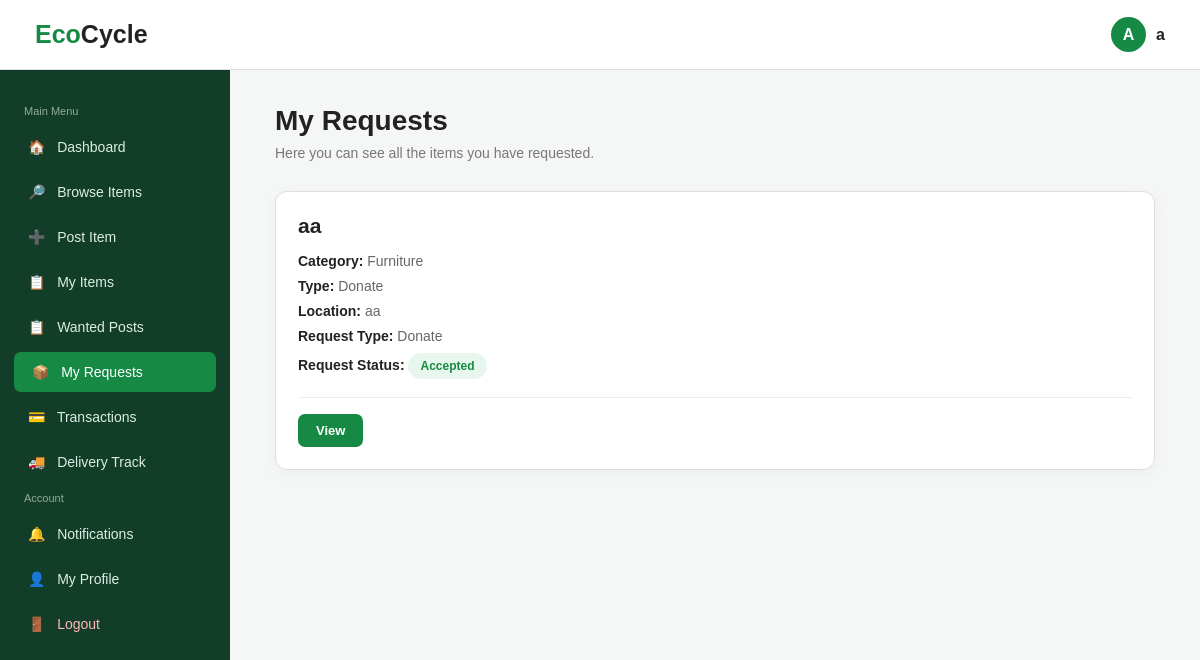
The page /index.php?url=requests/mine (signed in) on the database its author committed.
### tables this page shows
CREATE TABLE `requests` (
  `request_id` int(11) NOT NULL,
  `user_id` int(11) NOT NULL,
  `item_id` int(11) NOT NULL,
  `ngo_id` int(11) DEFAULT NULL,
  `request_type` varchar(50) NOT NULL,
  `status` varchar(30) NOT NULL
);

CREATE TABLE `items` (
  `item_id` int(11) NOT NULL,
  `user_id` int(11) DEFAULT NULL,
  `ngo_id` int(11) DEFAULT NULL,
  `title` varchar(100) NOT NULL,
  `category` varchar(50) NOT NULL,
  `description` text DEFAULT NULL,
  `type` varchar(30) NOT NULL,
  `price` varchar(100) NOT NULL,
  `location` varchar(100) NOT NULL,
  `image` varchar(255) NOT NULL,
  `status` varchar(20) NOT NULL,
  `payment_method` varchar(20) DEFAULT NULL,
  `payment_number` varchar(20) DEFAULT NULL
);

### app/core/Controller.php (called while the page is built, shortened)
<?php
abstract class Controller
{
    protected function view(string $view, array $data = []): void
    {
        extract($data, EXTR_SKIP);
        require APP_PATH . '/views/' . $view . '.php';
    }
}

### app/controllers/RequestController.php (called while the page is built, shortened)
<?php
class RequestController extends Controller
{
    private int $user_id;
    public function __construct()
    {
        $this->user_id = $this->requireLogin();
    }
    public function mine(): void
    {
        $this->view('requests/mine', [
            'user_id' => $this->user_id,
            'result' => $this->model('Request')->forUser($this->user_id),
        ]);
    }
}

### app/core/Router.php (called while the page is built, shortened)
<?php
class Router
{
    private array $routes;
    public function __construct(array $routes)
    {
        $this->routes = $routes;
    }
    public function dispatch(string $url): void
    {
        $route = trim($url, '/');
        [$controllerName, $method] = explode('@', $this->routes[$route]);
        $controller = new $controllerName();
        $controller->$method();
    }
}

### index.php (called while the page is built, shortened)
<?php
require APP_PATH . '/core/Database.php';
require APP_PATH . '/core/Model.php';
require APP_PATH . '/core/Controller.php';
require APP_PATH . '/core/Router.php';
$router = new Router(require ROOT_PATH . '/config/routes.php');
$router->dispatch($_GET['url'] ?? '');

### app/core/Model.php (called while the page is built, shortened)
<?php
abstract class Model
{
    protected mysqli $db;
    public function __construct()
    {
        $this->db = Database::connection();
    }
    protected function query(string $sql, array $params = []): mysqli_result|bool
    {
        return $this->db->execute_query($sql, array_values($params));
    }
    protected function fetchAll(string $sql, array $params = []): array
    {
        $result = $this->query($sql, $params);
        return $result instanceof mysqli_result ? $result->fetch_all(MYSQLI_ASSOC) : [];
    }
    protected function fetchValue(string $sql, array $params = []): mixed
    {
        $result = $this->query($sql, $params);
        $row = $result->fetch_row();
        return $row ? $row[0] : null;
    }
}

### app/core/Database.php (called while the page is built, shortened)
<?php
class Database
{
    private static ?mysqli $conn = null;
    public static function connection(): mysqli
    {
        if (self::$conn === null) {
            $conn = mysqli_connect(DB_HOST, DB_USER, DB_PASS, DB_NAME);
            mysqli_set_charset($conn, 'utf8mb4');
            self::$conn = $conn;
        }
        return self::$conn;
    }
}

### app/models/Notification.php (called while the page is built, shortened)
<?php
class Notification extends Model
{
    public function countUnreadForUser(int $userId): int
    {
        return (int)$this->fetchValue(
            "SELECT COUNT(*) FROM notifications WHERE user_id = ? AND status = 'Unread'",
            [$userId]
        );
    }
}

### app/models/Request.php (called while the page is built, shortened)
<?php
class Request extends Model
{
    public function forUser(int $userId): array
    {
        return $this->fetchAll(
            'SELECT r.request_id, r.user_id, r.item_id, r.ngo_id, r.request_type, r.status,
                    i.title, i.category, i.type AS item_type, i.price, i.location, i.status AS item_status, i.image
             FROM requests r
             LEFT JOIN items i ON r.item_id = i.item_id
             WHERE r.user_id = ?
             ORDER BY r.request_id DESC',
            [$userId]
        );
    }
}

### app/views/requests/mine.php (the view, shortened to what this page needs)
<!DOCTYPE html>
<html lang="en">
<head>
<link
    rel="stylesheet"
    href="assets/css/style.css"
>
</head>
<body>
<?php require APP_PATH . '/views/layouts/header_sidebar.php'; ?>
<main class="main">
<div class="page-title">
    My Requests
</div>
<div class="page-subtitle">
    Here you can see all the items you have requested.
</div>
<?php
if(count($result) == 0)
{
?>
<div class="empty-box">
    You have not requested any item yet.
</div>
<?php
}
else
{
    foreach($result as $row)
    {
        $requestStatus = strtolower(
            trim($row["status"] ?? "")
        );
?>
<div class="request-card">
<div class="request-content">
<div class="request-title">
<?php
echo htmlspecialchars(
    $row["title"] ?? "Item"
);
?>
</div>
<div class="request-detail">
<strong>Category:</strong>
<?php
echo htmlspecialchars(
    $row["category"] ?? ""
);
?>
</div>
<div class="request-detail">
<strong>Type:</strong>
<?php
echo htmlspecialchars(
    $row["item_type"] ?? ""
);
?>
</div>
<div class="request-detail">
<strong>Location:</strong>
<?php
echo htmlspecialchars(
    $row["location"] ?? ""
);
?>
</div>
<div class="request-detail">
<strong>Request Type:</strong>
<?php
echo htmlspecialchars(
    $row["request_type"] ?? ""
);
?>
</div>
<div class="request-detail">
<strong>Request Status:</strong>
<?php
if($requestStatus === "pending")
{
?>
<span class="status status-pending">
    Pending
</span>
<?php
}
elseif($requestStatus === "accepted")
{
?>
<span class="status status-accepted">
    Accepted
</span>
<?php
}
elseif($requestStatus === "rejected")
{
?>
<span class="status status-rejected">
    Rejected
</span>
<?php
}
?>
</div>
<div class="request-actions">
<?php
if(
    !empty($row["item_id"]) &&
    (int)$row["item_id"] > 0
)
{
?>
<a
    href="index.php?url=items/view&id=<?php echo (int)$row["item_id"]; ?>&back=my_requests"
    class="action-btn"
>
    View
</a>
<?php
}
else
{
?>
<span style="color:#999;font-size:13px;">
    Item no longer available
</span>
<?php
}
?>
</div>
</div>
</div>
<?php
    }
}
?>
</main>
</body>
</html>

### assets/css/style.css (style rules this page uses)
* { margin:0; padding:0; box-sizing:border-box; }
body { font-family:Arial,sans-serif; background:#f5f7f6; color:#222; }

### app/views/requests/mine.php (style rules this page uses)
.main { margin-left:230px; padding:105px 45px 50px; max-width:1100px; }
.page-title { font-size:28px; font-weight:bold; margin-bottom:8px; color:#222; }
.page-subtitle { font-size:14px; color:#777; margin-bottom:30px; }
.request-card { background:#ffffff; border:1px solid #ddd; border-radius:12px; margin-bottom:20px; overflow:hidden; box-shadow:0 4px 15px rgba(0,0,0,0.04); }
.request-content { padding:22px; }
.request-title { font-size:21px; font-weight:bold; color:#222; margin-bottom:15px; }
.request-detail { font-size:14px; color:#666; margin-bottom:9px; }
.request-detail strong { color:#222; }
.status { display:inline-block; padding:6px 12px; border-radius:20px; font-size:12px; font-weight:bold; }
.status-accepted { background:#e8f7ed; color:#168a45; }
.request-actions { margin-top:18px; padding-top:16px; border-top:1px solid #eee; }
.action-btn { display:inline-block; background:#168a45; color:white; padding:9px 18px; border-radius:7px; text-decoration:none; font-size:13px; font-weight:bold; border:none; cursor:pointer; }

### rows shown on the page
requests: item.title "aa", item.category "Furniture", item.type "Donate", item.location "aa", request_type "Donate", status "Accepted"

### other values the page prints
substr($name,0,1) "A"
$name "a"
